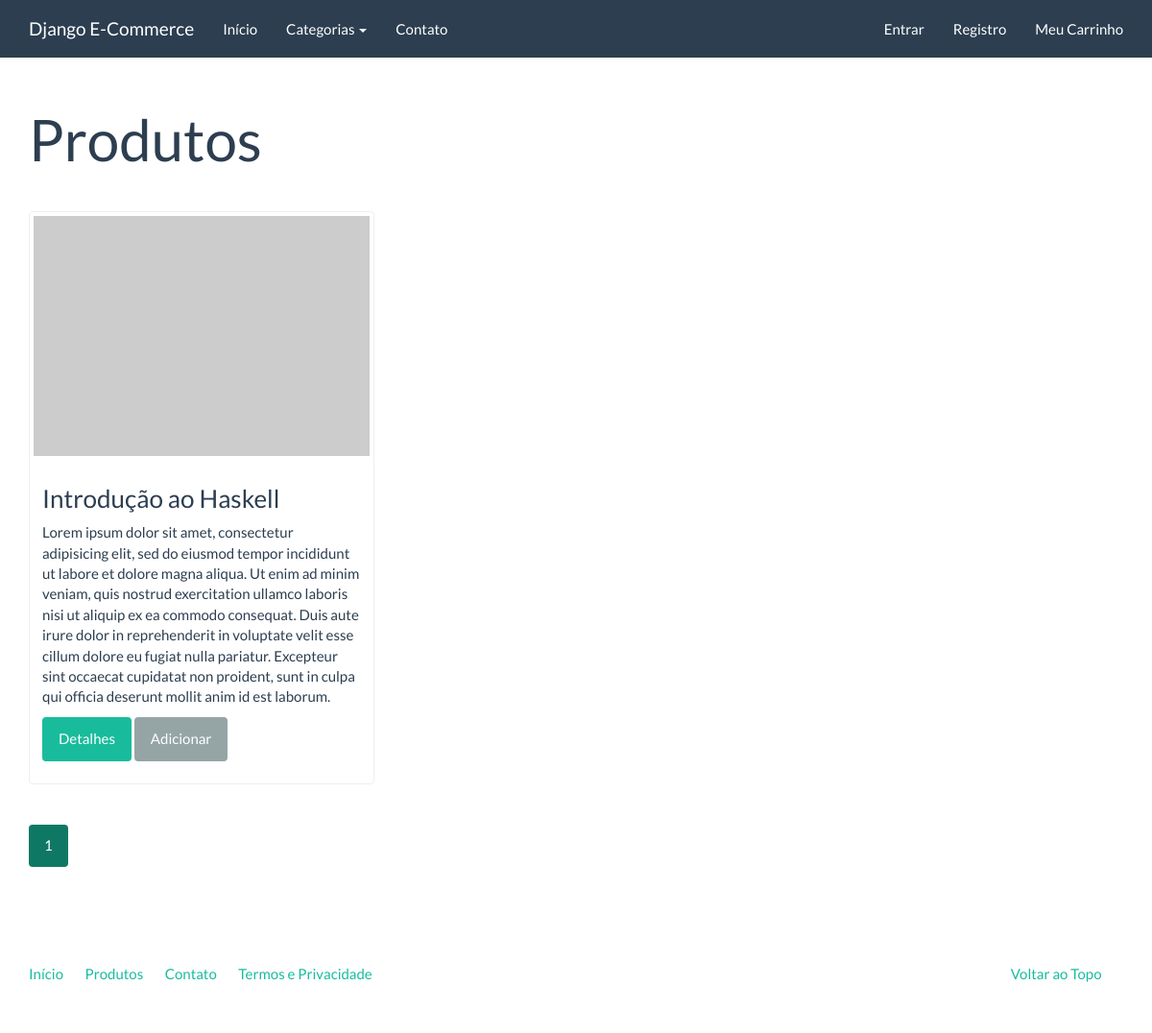
The page /catalogo/ on the database as committed earlier.
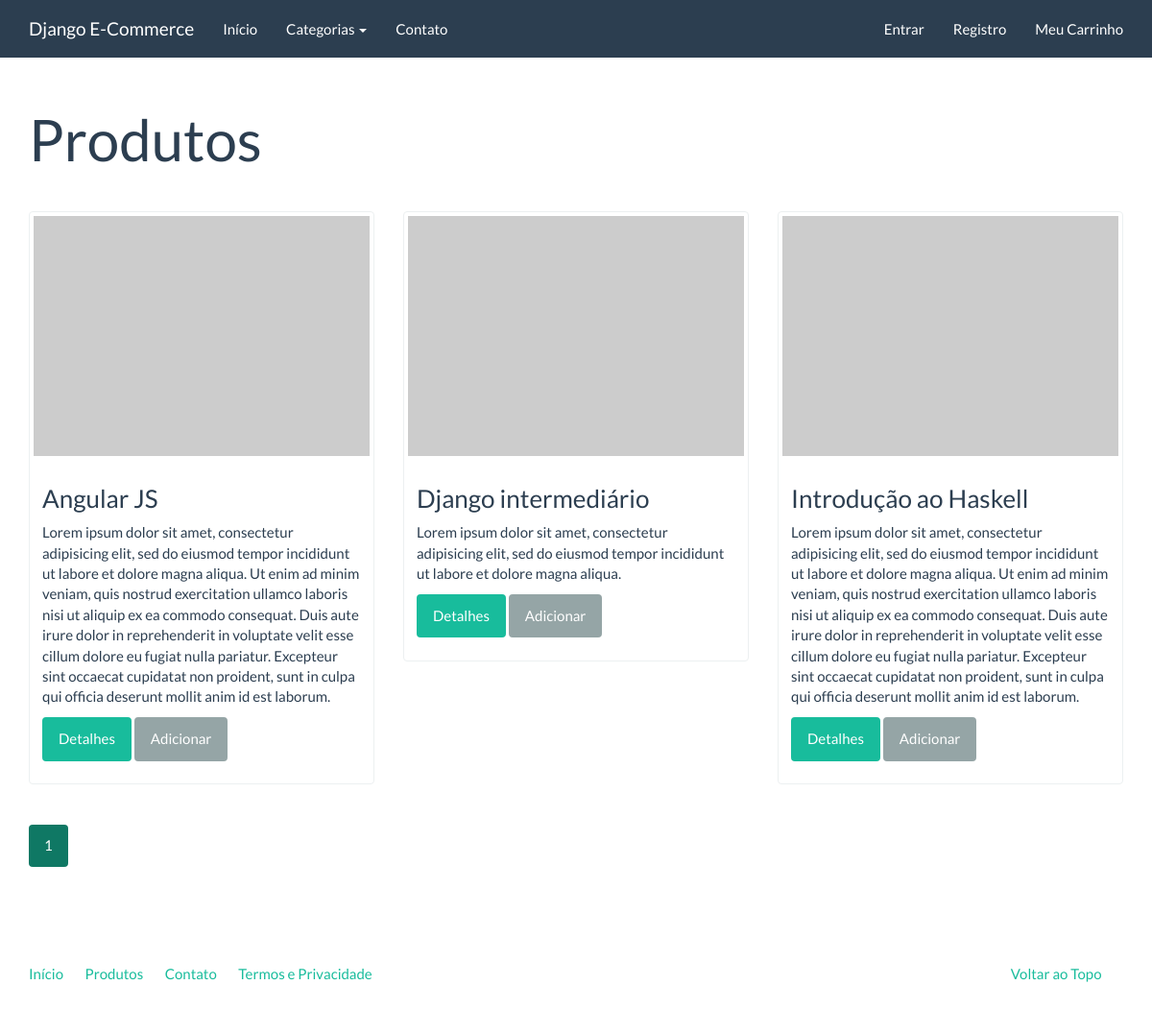
The same page on the database as committed later.
### catalog/models.py (models this page shows)
class Product(models.Model):
    created = models.DateTimeField('Criado em', auto_now_add=True)
    modified = models.DateTimeField('Modificado em', auto_now=True)
    name = models.CharField('Nome', max_length=100)
    slug = models.SlugField('Identificador', max_length=100)
    category = models.ForeignKey('catalog.Category', verbose_name='Categoria')
    description = models.TextField('Descrição', blank=True)
    price = models.DecimalField('Preço', decimal_places=2, max_digits=10)
    class Meta:
        verbose_name = 'Produto'
        verbose_name_plural = 'Produtos'
        ordering = ['name']
    def __str__(self):
        return self.name
    def get_absolute_url(self):
        return reverse('catalog:product', kwargs={'slug': self.slug})

### catalog/views.py (the view)
class ProductListView(generic.ListView):
    model = Product
    template_name = 'catalog/product_list.html'
    context_object_name = 'products'
    paginate_by = 3

### catalog/context_processors.py (called while the page is built)
def categories(request):
    return {
        'categories': Category.objects.all()
    }

### catalog/models.py (called while the page is built)
    def get_absolute_url(self):
        return reverse('catalog:category', kwargs={'slug': self.slug})

    def __str__(self):
        return self.name

### core/templatetags/pagination.py (called while the page is built)
@register.inclusion_tag('pagination.html')
def pagination(request, paginator, page_obj):
    context = {
        'paginator': paginator,
        'request': request,
        'page_obj': page_obj,
    }
    getvars = request.GET.copy()
    if 'page' in getvars:
        del getvars['page']
    if len(getvars) > 0:
        context['getvars'] = '&{0}'.format(getvars.urlencode())
    else:
        context['getvars'] = ''
    return context

### catalog/templates/catalog/product_list.html (shortened to what this page needs)
{% extends "base.html" %}
{% load pagination %}
{% block container %}
    <div class="page-header">
        <h1>Produtos</h1>
    </div>
    <div class="row">
        {% for product in products %}
            {% include "catalog/_product.html" %}
        {% endfor %}
    </div>
    {% pagination request paginator page_obj %}
{% endblock container %}

### catalog/templates/catalog/_product.html
<div class="col-sm-6 col-md-4">
    <div class="thumbnail">
        <a href="{{ product.get_absolute_url }}">
            <img src="http://placehold.it/350x250" alt="" />
        </a>
        <div class="caption">
            <h3>{{ product }}</h3>
            {{ product.description|default:'Sem descrição'|linebreaks }}
            <p>
                <a href="{{ product.get_absolute_url }}" class="btn btn-success" role="button">Detalhes</a>
                <a href="{% url 'checkout:create_cartitem' product.slug %}" class="btn btn-default" role="button">Adicionar</a>
            </p>
        </div>
    </div>
</div>

Rows that differ between the two databases and show on the page:
added Product: name "Angular JS", description "Lorem ipsum dolor sit amet, consectetur adipisicing elit, sed do eiusmod tempor incididunt ut labore et dolore magna aliqua. Ut enim ad minim veniam, quis nostrud exercitation ullamco laboris nisi ut aliquip ex ea commodo consequat. Duis aute irure dolor in reprehenderit in voluptate velit esse cillum dolore eu fugiat nulla pariatur. Excepteur sint occaecat cupidatat non proident, sunt in culpa qui officia deserunt mollit anim id est laborum."
added Product: name "Django intermediário", description "Lorem ipsum dolor sit amet, consectetur adipisicing elit, sed do eiusmod tempor incididunt ut labore et dolore magna aliqua."
